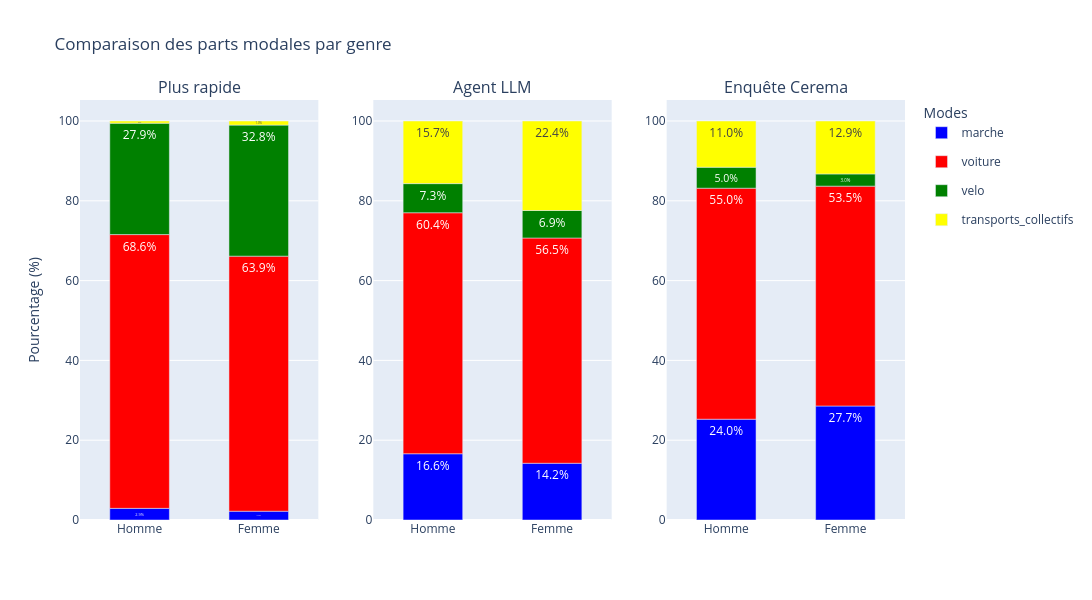

The notebook cell saved with this chart:
### Code cell
bar_graph(moves, cerema["parts_modales_2023"]["genre"], "Comparaison des parts modales par genre", x_name="Genre")

### Figure 1 — Plotly figure (JSON) as saved in the notebook; plotly's stock layout.template omitted (floating-point values rounded to 4 significant figures)
{"data": [{"legendgroup": "marche", "marker": {"color": "blue"}, "name": "marche", "showlegend": true, "text": ["2.9197080291970803", "2.1994134897360706"], "textposition": "inside", "texttemplate": "%{text:.1f}%", "type": "bar", "x": ["Homme", "Femme"], "xaxis": "x", "y": [16, 15], "yaxis": "y"}, {"legendgroup": "voiture", "marker": {"color": "red"}, "name": "voiture", "showlegend": true, "text": ["68.61313868613139", "63.929618768328446"], "textposition": "inside", "texttemplate": "%{text:.1f}%", "type": "bar", "x": ["Homme", "Femme"], "xaxis": "x", "y": [376, 436], "yaxis": "y"}, {"legendgroup": "velo", "marker": {"color": "green"}, "name": "velo", "showlegend": true, "text": ["27.919708029197082", "32.84457478005865"], "textposition": "inside", "texttemplate": "%{text:.1f}%", "type": "bar", "x": ["Homme", "Femme"], "xaxis": "x", "y": [153, 224], "yaxis": "y"}, {"legendgroup": "transports_collectifs", "marker": {"color": "yellow"}, "name": "transports_collectifs", "showlegend": true, "text": ["0.5474452554744526", "1.0263929618768328"], "textposition": "inside", "texttemplate": "%{text:.1f}%", "type": "bar", "x": ["Homme", "Femme"], "xaxis": "x", "y": [3, 7], "yaxis": "y"}, {"legendgroup": "marche", "marker": {"color": "blue"}, "name": "marche", "showlegend": false, "text": ["16.605839416058394", "14.222873900293257"], "textposition": "inside", "texttemplate": "%{text:.1f}%", "type": "bar", "x": ["Homme", "Femme"], "xaxis": "x2", "y": [91, 97], "yaxis": "y2"}, {"legendgroup": "voiture", "marker": {"color": "red"}, "name": "voiture", "showlegend": false, "text": ["60.4014598540146", "56.451612903225815"], "textposition": "inside", "texttemplate": "%{text:.1f}%", "type": "bar", "x": ["Homme", "Femme"], "xaxis": "x2", "y": [331, 385], "yaxis": "y2"}, {"legendgroup": "velo", "marker": {"color": "green"}, "name": "velo", "showlegend": false, "text": ["7.2992700729927", "6.89149560117302"], "textposition": "inside", "texttemplate": "%{text:.1f}%", "type": "bar", "x": ["Homme", "Femme"], "xaxis": "x2", "y": [40, 47], "yaxis": "y2"}, {"legendgroup": "transports_collectifs", "marker": {"color": "yellow"}, "name": "transports_collectifs", "showlegend": false, "text": ["15.693430656934307", "22.434017595307918"], "textposition": "inside", "texttemplate": "%{text:.1f}%", "type": "bar", "x": ["Homme", "Femme"], "xaxis": "x2", "y": [86, 153], "yaxis": "y2"}, {"legendgroup": "marche", "marker": {"color": "blue"}, "name": "marche", "showlegend": false, "text": ["24.0", "27.722772277227726"], "textposition": "inside", "texttemplate": "%{text:.1f}%", "type": "bar", "x": ["Homme", "Femme"], "xaxis": "x3", "y": [24, 28], "yaxis": "y3"}, {"legendgroup": "voiture", "marker": {"color": "red"}, "name": "voiture", "showlegend": false, "text": ["55.00000000000001", "53.46534653465347"], "textposition": "inside", "texttemplate": "%{text:.1f}%", "type": "bar", "x": ["Homme", "Femme"], "xaxis": "x3", "y": [55, 54], "yaxis": "y3"}, {"legendgroup": "velo", "marker": {"color": "green"}, "name": "velo", "showlegend": false, "text": ["5.0", "2.9702970297029703"], "textposition": "inside", "texttemplate": "%{text:.1f}%", "type": "bar", "x": ["Homme", "Femme"], "xaxis": "x3", "y": [5, 3], "yaxis": "y3"}, {"legendgroup": "transports_collectifs", "marker": {"color": "yellow"}, "name": "transports_collectifs", "showlegend": false, "text": ["11.0", "12.871287128712872"], "textposition": "inside", "texttemplate": "%{text:.1f}%", "type": "bar", "x": ["Homme", "Femme"], "xaxis": "x3", "y": [11, 13], "yaxis": "y3"}], "layout": {"annotations": [{"font": {"size": 16}, "showarrow": false, "text": "Plus rapide", "x": 0.1444, "xanchor": "center", "xref": "paper", "y": 1, "yanchor": "bottom", "yref": "paper"}, {"font": {"size": 16}, "showarrow": false, "text": "Agent LLM", "x": 0.5, "xanchor": "center", "xref": "paper", "y": 1, "yanchor": "bottom", "yref": "paper"}, {"font": {"size": 16}, "showarrow": false, "text": "Enquête Cerema", "x": 0.8556, "xanchor": "center", "xref": "paper", "y": 1, "yanchor": "bottom", "yref": "paper"}], "bargap": 0.5, "barmode": "relative", "barnorm": "percent", "height": 600, "legend": {"title": {"text": "Modes"}}, "title": {"text": "Comparaison des parts modales par genre"}, "width": 1300, "xaxis": {"anchor": "y", "categoryarray": ["Homme", "Femme"], "categoryorder": "array", "domain": [0, 0.2889], "showgrid": false, "type": "category"}, "xaxis2": {"anchor": "y2", "categoryarray": ["Homme", "Femme"], "categoryorder": "array", "domain": [0.3556, 0.6444], "showgrid": false, "type": "category"}, "xaxis3": {"anchor": "y3", "categoryarray": ["Homme", "Femme"], "categoryorder": "array", "domain": [0.7111, 1], "showgrid": false, "type": "category"}, "yaxis": {"anchor": "x", "domain": [0, 1], "title": {"text": "Pourcentage (%)"}}, "yaxis2": {"anchor": "x2", "domain": [0, 1]}, "yaxis3": {"anchor": "x3", "domain": [0, 1]}}}
